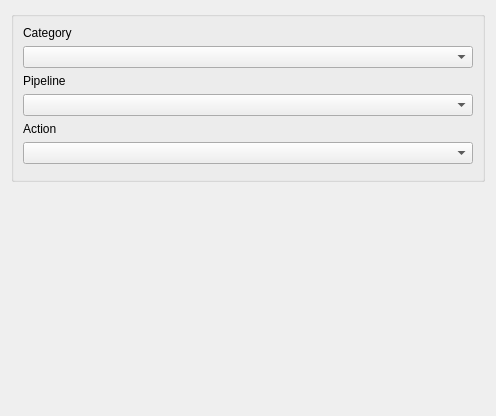
<?xml version="1.0" encoding="UTF-8"?>
<ui version="4.0">
 <class>image_generator_preferences</class>
 <widget class="QWidget" name="image_generator_preferences">
  <property name="geometry">
   <rect>
    <x>0</x>
    <y>0</y>
    <width>496</width>
    <height>416</height>
   </rect>
  </property>
  <property name="windowTitle">
   <string>Form</string>
  </property>
  <layout class="QGridLayout" name="gridLayout">
   <item row="1" column="0">
    <spacer name="verticalSpacer">
     <property name="orientation">
      <enum>Qt::Vertical</enum>
     </property>
     <property name="sizeHint" stdset="0">
      <size>
       <width>20</width>
       <height>40</height>
      </size>
     </property>
    </spacer>
   </item>
   <item row="0" column="0">
    <widget class="QGroupBox" name="groupBox">
     <property name="title">
      <string/>
     </property>
     <layout class="QGridLayout" name="gridLayout_2">
      <item row="7" column="0">
       <widget class="QLabel" name="label_4">
        <property name="text">
         <string>Action</string>
        </property>
       </widget>
      </item>
      <item row="8" column="0">
       <widget class="QComboBox" name="action"/>
      </item>
      <item row="4" column="0">
       <widget class="QComboBox" name="pipeline"/>
      </item>
      <item row="0" column="0">
       <widget class="QLabel" name="label">
        <property name="text">
         <string>Category</string>
        </property>
       </widget>
      </item>
      <item row="3" column="0">
       <widget class="QLabel" name="label_2">
        <property name="text">
         <string>Pipeline</string>
        </property>
       </widget>
      </item>
      <item row="1" column="0">
       <widget class="QComboBox" name="category"/>
      </item>
      <item row="9" column="0">
       <widget class="StableDiffusionSettingsWidget" name="generator_form" native="true"/>
      </item>
     </layout>
    </widget>
   </item>
  </layout>
 </widget>
 <customwidgets>
  <customwidget>
   <class>StableDiffusionSettingsWidget</class>
   <extends>QWidget</extends>
   <header>airunner/components/art/gui/widgets/stablediffusion/stable_diffusion_settings_widget</header>
   <container>1</container>
  </customwidget>
 </customwidgets>
 <resources/>
 <connections>
  <connection>
   <sender>category</sender>
   <signal>currentTextChanged(QString)</signal>
   <receiver>image_generator_preferences</receiver>
   <slot>category_changed(QString)</slot>
   <hints>
    <hint type="sourcelabel">
     <x>93</x>
     <y>71</y>
    </hint>
    <hint type="destinationlabel">
     <x>26</x>
     <y>-20</y>
    </hint>
   </hints>
  </connection>
  <connection>
   <sender>pipeline</sender>
   <signal>currentTextChanged(QString)</signal>
   <receiver>image_generator_preferences</receiver>
   <slot>pipeline_changed(QString)</slot>
   <hints>
    <hint type="sourcelabel">
     <x>268</x>
     <y>166</y>
    </hint>
    <hint type="destinationlabel">
     <x>155</x>
     <y>-9</y>
    </hint>
   </hints>
  </connection>
  <connection>
   <sender>action</sender>
   <signal>currentTextChanged(QString)</signal>
   <receiver>image_generator_preferences</receiver>
   <slot>action_changed(QString)</slot>
   <hints>
    <hint type="sourcelabel">
     <x>300</x>
     <y>220</y>
    </hint>
    <hint type="destinationlabel">
     <x>230</x>
     <y>1</y>
    </hint>
   </hints>
  </connection>
 </connections>
 <slots>
  <slot>stablediffusion_toggled(bool)</slot>
  <slot>kandinsky_toggled(bool)</slot>
  <slot>category_changed(QString)</slot>
  <slot>pipeline_changed(QString)</slot>
  <slot>version_changed(QString)</slot>
  <slot>action_changed(QString)</slot>
  <slot>model_changed(QString)</slot>
 </slots>
</ui>
